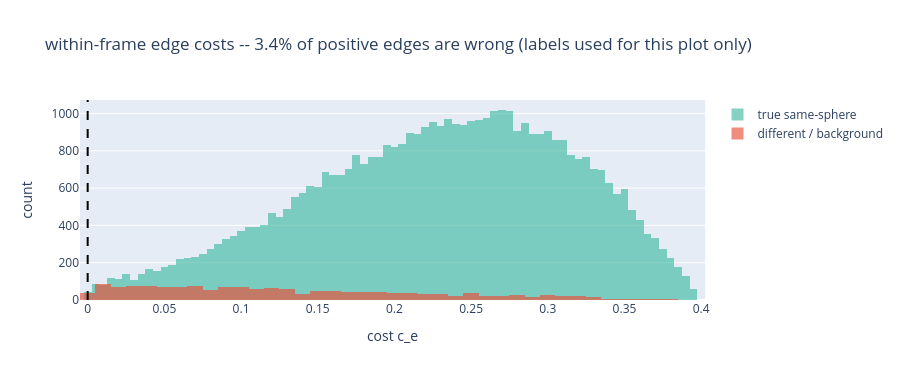

This figure's notebook cell:
### Markdown cell above
### 2.2 Do the costs separate signal from noise?
Histogram of within-frame edge costs, split by the sealed labels
(**diagnostic only** — never used by the tracker). True same-sphere edges land
almost entirely on the positive side; the small overlap is the fraction of
"wrong" positive edges the solver must overcome via summed evidence.

### Code cell
edge_cost_histograms(instance, ds.labels, kind=0).show()

### Figure 1 — Plotly figure (JSON) as saved in the notebook; plotly's stock layout.template omitted (floating-point values rounded to 4 significant figures; data arrays with more than 128 entries replaced by an {"elided": "..."} marker saying what was removed)
{"data": [{"marker": {"color": "#44BBA4"}, "name": "true same-sphere", "opacity": 0.65, "type": "histogram", "x": {"elided": "44841 float values"}}, {"marker": {"color": "#E94F37"}, "name": "different / background", "opacity": 0.65, "type": "histogram", "x": {"elided": "1578 float values"}}], "layout": {"barmode": "overlay", "height": 380, "shapes": [{"line": {"color": "black", "dash": "dash"}, "type": "line", "x0": 0, "x1": 0, "xref": "x", "y0": 0, "y1": 1, "yref": "y domain"}], "title": {"text": "within-frame edge costs -- 3.4% of positive edges are wrong (labels used for this plot only)"}, "xaxis": {"title": {"text": "cost c_e"}}, "yaxis": {"title": {"text": "count"}}}}
